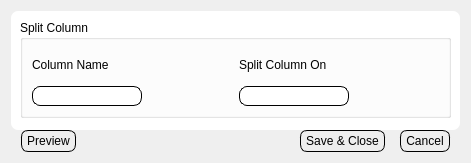
<?xml version="1.0" encoding="UTF-8"?>
<ui version="4.0">
 <class>Dialog</class>
 <widget class="QDialog" name="Dialog">
  <property name="geometry">
   <rect>
    <x>0</x>
    <y>0</y>
    <width>471</width>
    <height>163</height>
   </rect>
  </property>
  <property name="windowTitle">
   <string>Dialog</string>
  </property>
  <property name="styleSheet">
   <string notr="true">.QLabel{
	background: None;
	padding: 0px;
	margin: 0px;
}
.QComboBox {
    border: 1px solid gray;
    border-radius: 7px;
    padding: 2px;
	padding-left: 15px;
	background: #EEEEEE;
}
.QFrame, .QWidget{
	border-radius: 7;
	background: white;
}	



.QLineEdit{
	padding: 1px;
	border-style: solid;
	border: 1px solid black;
	border-radius: 8px;
	margin: 0px;
}

.QPushButton {
	color: black;
	background: #EEEEEE;
	border-width: 1px;
	border-color: black;
	border-style: solid;
	border-radius: 7;
	margin-top: 0px;
	margin-left: 5px;
	margin-right:5px;	
	padding-left: 5px;
	padding-right: 5px;
	padding-top: 3px;
	padding-bottom: 3px;
}


</string>
  </property>
  <layout class="QVBoxLayout" name="verticalLayout_6">
   <item>
    <layout class="QVBoxLayout" name="verticalLayout_5">
     <property name="spacing">
      <number>0</number>
     </property>
     <item>
      <widget class="QFrame" name="frame">
       <property name="frameShape">
        <enum>QFrame::StyledPanel</enum>
       </property>
       <property name="frameShadow">
        <enum>QFrame::Raised</enum>
       </property>
       <layout class="QVBoxLayout" name="verticalLayout_4">
        <property name="spacing">
         <number>0</number>
        </property>
        <property name="bottomMargin">
         <number>12</number>
        </property>
        <item>
         <widget class="QGroupBox" name="groupBox">
          <property name="title">
           <string>Split Column</string>
          </property>
          <layout class="QVBoxLayout" name="verticalLayout_3">
           <item>
            <layout class="QGridLayout" name="gridLayout">
             <item row="0" column="0">
              <layout class="QVBoxLayout" name="verticalLayout_2">
               <item>
                <widget class="QLabel" name="label">
                 <property name="text">
                  <string>Column Name</string>
                 </property>
                </widget>
               </item>
               <item>
                <layout class="QHBoxLayout" name="horizontalLayout">
                 <item>
                  <widget class="QLineEdit" name="lnedValuecolumns"/>
                 </item>
                 <item>
                  <spacer name="horizontalSpacer">
                   <property name="orientation">
                    <enum>Qt::Horizontal</enum>
                   </property>
                   <property name="sizeHint" stdset="0">
                    <size>
                     <width>40</width>
                     <height>20</height>
                    </size>
                   </property>
                  </spacer>
                 </item>
                </layout>
               </item>
              </layout>
             </item>
             <item row="0" column="1">
              <layout class="QVBoxLayout" name="verticalLayout">
               <item>
                <widget class="QLabel" name="label_2">
                 <property name="text">
                  <string>Split Column On</string>
                 </property>
                </widget>
               </item>
               <item>
                <layout class="QHBoxLayout" name="horizontalLayout_2">
                 <item>
                  <widget class="QLineEdit" name="lnedValuecolumns_2"/>
                 </item>
                 <item>
                  <spacer name="horizontalSpacer_2">
                   <property name="orientation">
                    <enum>Qt::Horizontal</enum>
                   </property>
                   <property name="sizeHint" stdset="0">
                    <size>
                     <width>40</width>
                     <height>20</height>
                    </size>
                   </property>
                  </spacer>
                 </item>
                </layout>
               </item>
              </layout>
             </item>
            </layout>
           </item>
          </layout>
         </widget>
        </item>
       </layout>
      </widget>
     </item>
     <item>
      <layout class="QHBoxLayout" name="horizontalLayout_3">
       <property name="leftMargin">
        <number>5</number>
       </property>
       <property name="rightMargin">
        <number>5</number>
       </property>
       <item>
        <widget class="QPushButton" name="btnPreview">
         <property name="focusPolicy">
          <enum>Qt::ClickFocus</enum>
         </property>
         <property name="text">
          <string>Preview</string>
         </property>
        </widget>
       </item>
       <item>
        <spacer name="horizontalSpacer_6">
         <property name="orientation">
          <enum>Qt::Horizontal</enum>
         </property>
         <property name="sizeHint" stdset="0">
          <size>
           <width>40</width>
           <height>20</height>
          </size>
         </property>
        </spacer>
       </item>
       <item>
        <widget class="QPushButton" name="btnSaveClose">
         <property name="focusPolicy">
          <enum>Qt::ClickFocus</enum>
         </property>
         <property name="text">
          <string>Save &amp;&amp; Close</string>
         </property>
        </widget>
       </item>
       <item>
        <spacer name="horizontalSpacer_3">
         <property name="orientation">
          <enum>Qt::Horizontal</enum>
         </property>
         <property name="sizeType">
          <enum>QSizePolicy::Fixed</enum>
         </property>
         <property name="sizeHint" stdset="0">
          <size>
           <width>5</width>
           <height>20</height>
          </size>
         </property>
        </spacer>
       </item>
       <item>
        <widget class="QPushButton" name="btnCancel">
         <property name="focusPolicy">
          <enum>Qt::ClickFocus</enum>
         </property>
         <property name="text">
          <string>Cancel</string>
         </property>
        </widget>
       </item>
      </layout>
     </item>
    </layout>
   </item>
  </layout>
 </widget>
 <resources/>
 <connections/>
</ui>
